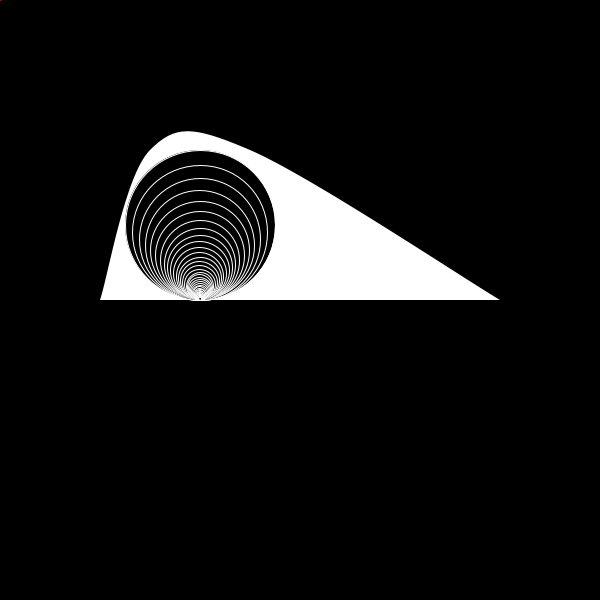
Frame 1 (no input)
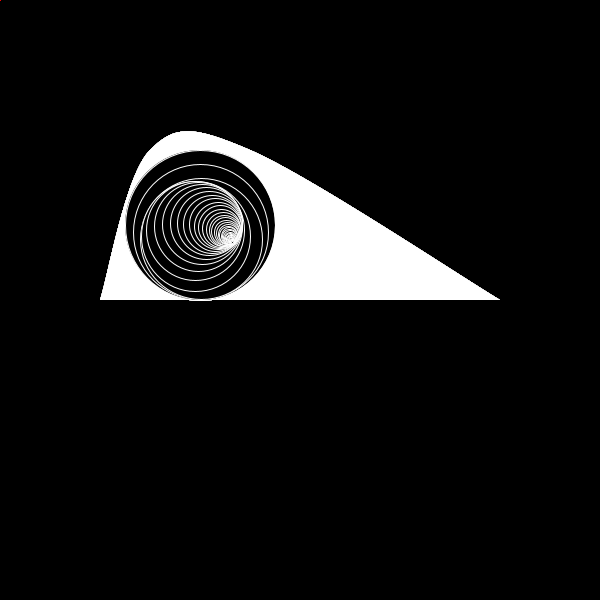
Frame 60 (the mouse pressed at the canvas centre just before this capture)
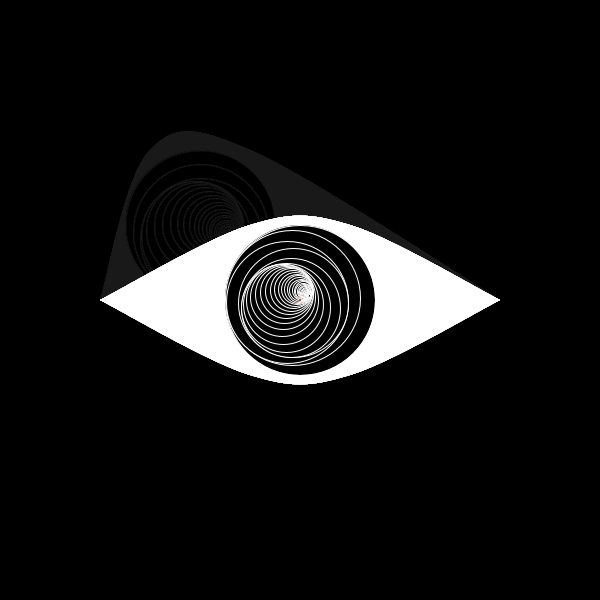
Frame 120 (the mouse held since frame 60 and released just before this capture)

The Processing sketch that drew these frames (run headless with seeded random() and noise(); from frame 60 on, the mouse is pressed at the canvas centre):

// Processing sketch: sketch_223
// ── sketch_223.pde
float a;
float t = 0;
Eye[] eyes = new Eye[40];

void setup() {
  size(600, 600);
  background(0);

  pixelDensity(2);
  noStroke();
  noCursor();
}

void draw() {
  //background(0);
  fill(0, 10);
  rect(0, 0, width, height);
  fill(255);
  float xl = map(mouseX, 0, width, width/6*2-50, width/6*3+50);
  float xr = map(mouseX, 0, width, width/6*3-50, width/6*4+50);
  float y_upper = map(mouseY, 0, height, height/4, height/2);
  float y_lower = map(mouseY, 0, height, height/2, height/4*3);

  beginShape();
  curveVertex(width/6, height/2);
  curveVertex(width/6, height/2);
  curveVertex(xl, y_upper);
  curveVertex(xr, y_upper);
  curveVertex(width/6*5, height/2);
  curveVertex(width/6*5, height/2);

  endShape();

  beginShape();
  curveVertex(width/6, height/2);
  curveVertex(width/6, height/2);
  curveVertex(xl, y_lower);
  curveVertex(xr, y_lower);
  curveVertex(width/6*5, height/2);
  curveVertex(width/6*5, height/2);
  endShape();

  for (int i=0; i<eyes.length; i++) {
    if (i==0) {
      eyes[i] = new Eye((xl+xr)/2, (y_upper+y_lower)/2, y_lower-y_upper);
    } else {
      eyes[i] = new Eye(sin(a/i)*eyes[i-1].er/20+eyes[i-1].ex, cos(a/i)*eyes[i-1].er/20+eyes[i-1].ey, eyes[i-1].er*0.9);
    }

    if (i%2==0) {
      eyes[i].display(0);
    } else {
      eyes[i].display(255);
    }
  }

  t += 0.005;
  a += noise(t)*0.4;

  fill(255, 0, 0);
  noStroke();
  ellipse(mouseX, mouseY, 2, 2);
}
// ── Eye.pde
class Eye {
  float ex, ey, er;
  Eye(float ex_, float ey_, float er_) {
    ex = ex_;
    ey = ey_;
    er = er_;
  }

  void display(float col) {
    //fill(col);
    fill(0);
    //noFill();
    stroke(255);
    ellipse(ex, ey, er, er);
  }
}
